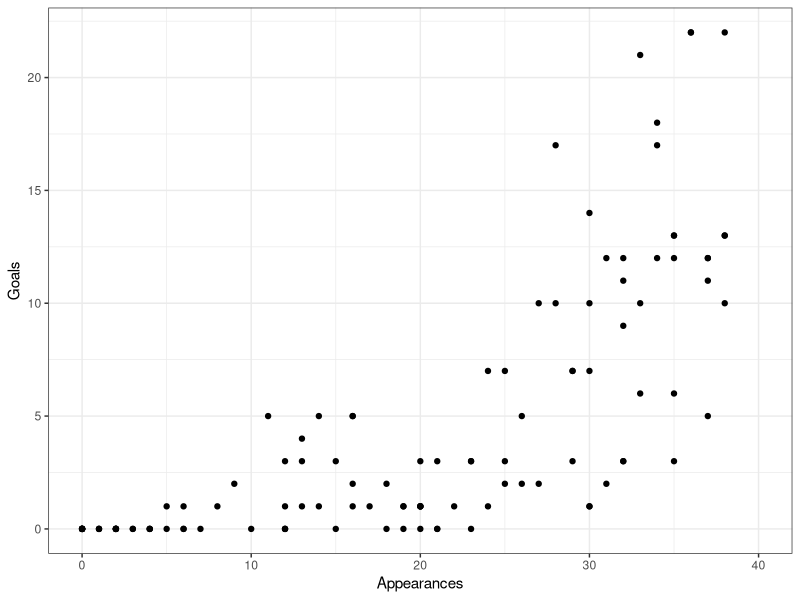
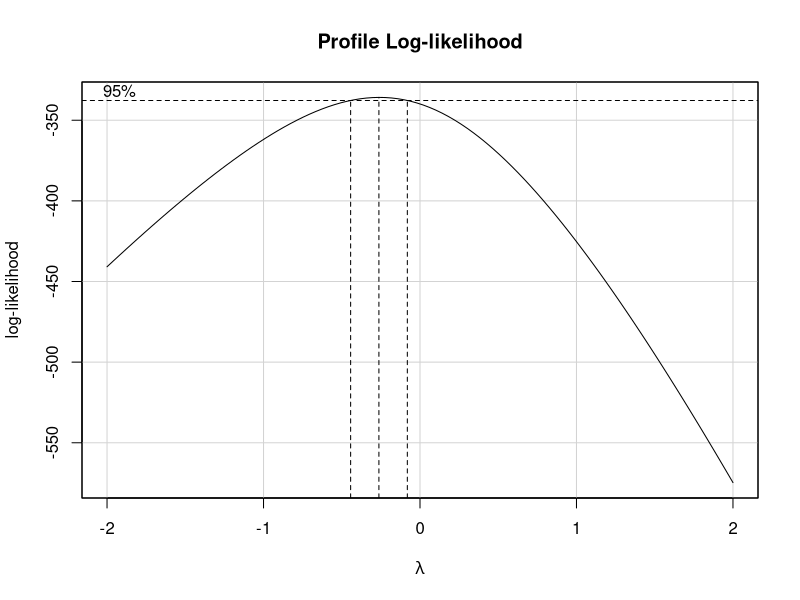
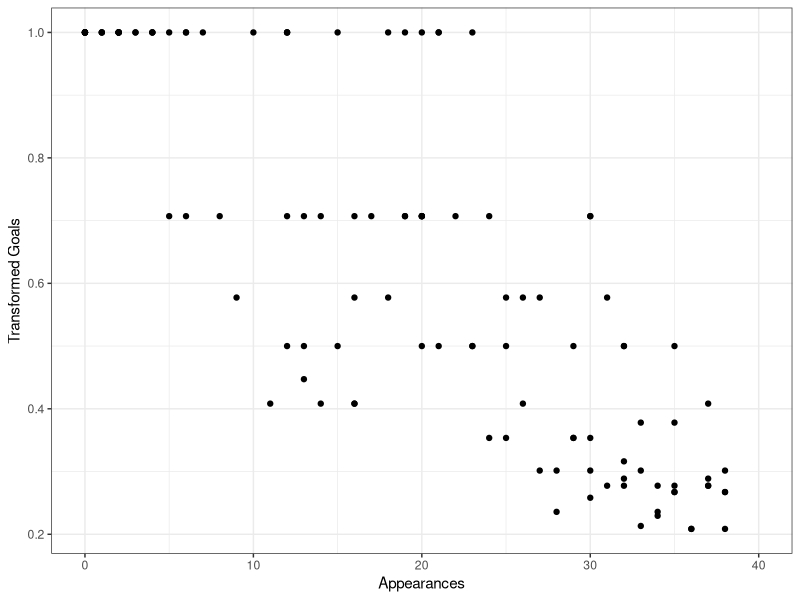
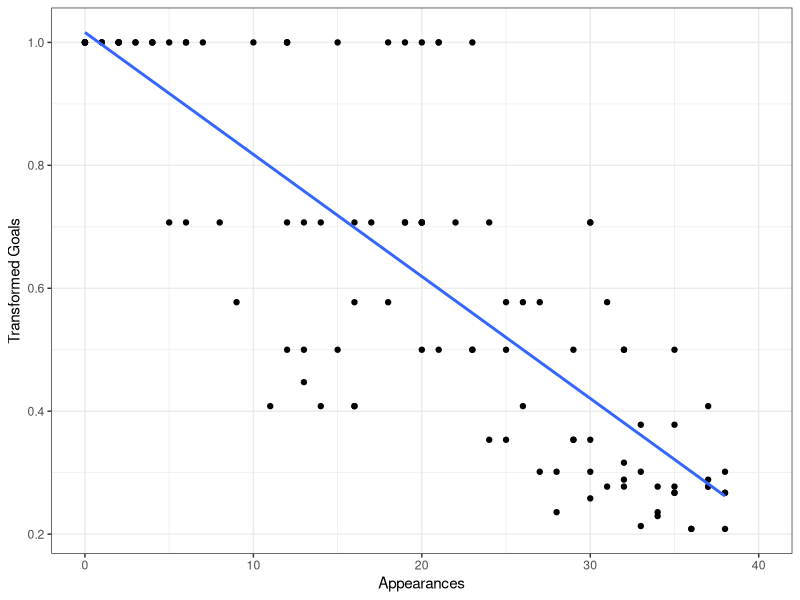
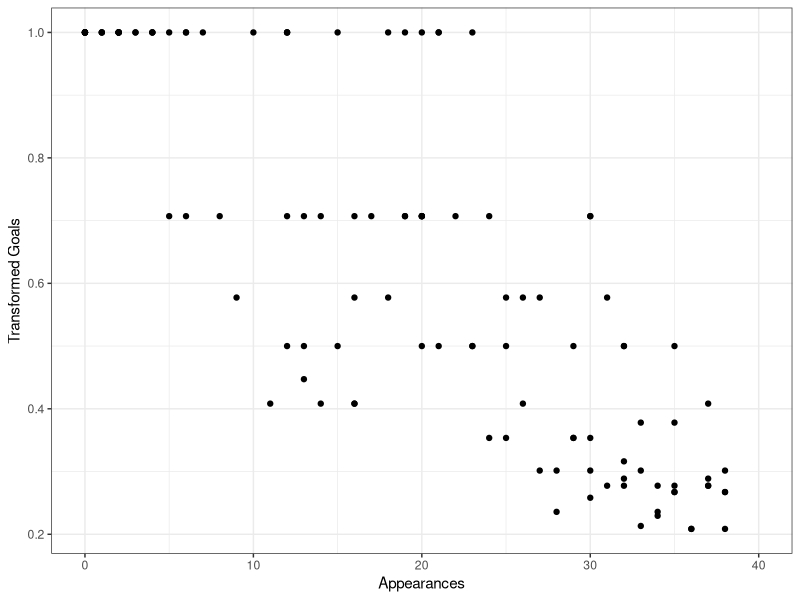
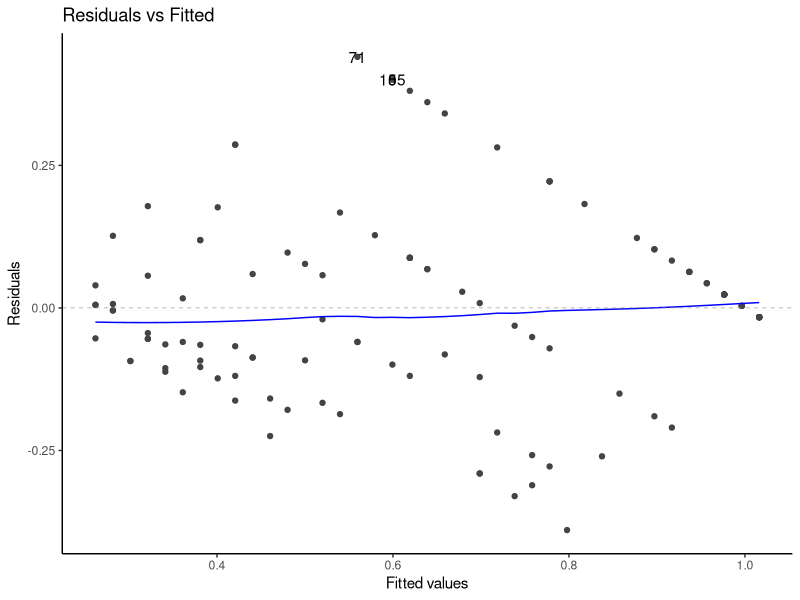
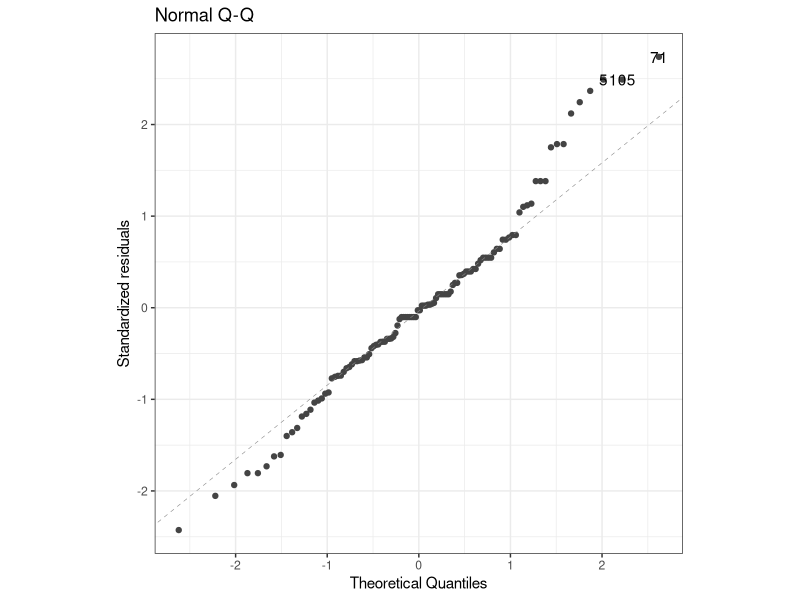
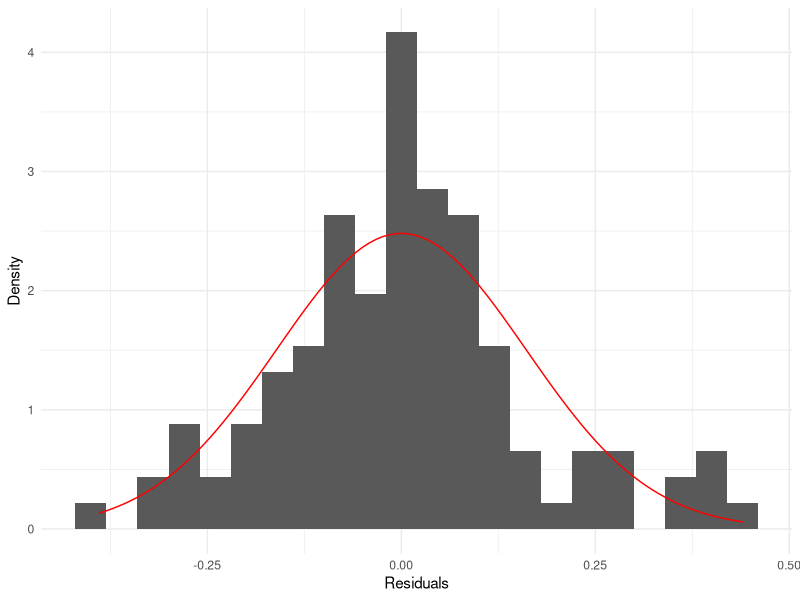

Write R code to recreate these figures, in order.
## ---- chunk 1
library(tidyverse)
library(ggfortify)
library(car)
## ---- chunk 2
# Read in the data set, include only data for forwards
(premier <- read_csv("premier1819.csv") %>%
  filter(position %in% c("Forward")) %>%
  select(appearances = appearances_overall, goals = goals_overall))
summary(premier)
## ---- chunk 3
(premier_plot <- ggplot(data = premier, mapping = aes(x = appearances, y = goals)) +
  geom_point() +
  theme_bw() +
  xlim(0, 40) +
  xlab("Appearances") +
  ylab("Goals"))
paste(
  "Correlation coefficient:",
  round(cor(premier$appearances, premier$goals), 5)
)
## ---- chunk 4
# Shift the data up one to remove zeros
premier <- premier %>%
  mutate(goals = goals + 1)

# Use the box cox approach to find the best transformation
bc <- boxCox(premier$goals ~ premier$appearances)  # plot curve
bc$x[which.max(bc$y)]  # pull out the "best" lambda value

# Transform the data
premier_trans <- premier %>%
  mutate(goals = 1/sqrt(goals))

# Plot the transformed data and check to correlation coefficient
(premier_trans_plot <-
  ggplot(data = premier_trans, mapping = aes(x = appearances, y = goals)) +
  geom_point() +
  theme_bw() +
  xlim(0, 40) +
  xlab("Appearances") +
  ylab("Transformed Goals"))
paste(
  "Correlation coefficient:",
  round(cor(premier_trans$appearances, premier_trans$goals), 5)
)
## ---- chunk 5
# Fit a linear model to the transformed data and save the residuals
premier_lm <- lm(goals ~ appearances, data = premier_trans)
premier_trans$residuals <- premier_lm$residuals

# Plot the regression line on the transformed data
premier_trans_plot +
  geom_smooth(method = "lm", se = FALSE)
## ---- chunk 6
# Scatterplot
premier_trans_plot

# Resids vs fitted
(premier_residfit <- autoplot(premier_lm, which = 1, ncol = 1) +
    theme_classic())
## ---- chunk 7
# Q-Q Plot
(premier_QQ <- autoplot(premier_lm, which = 2, ncol = 1, nrow = 1) +
   theme_bw() +
   coord_fixed())

# Histogram
premier_hist <- ggplot(data = premier_trans, mapping = aes(x = residuals)) + 
  geom_histogram(mapping = aes(y = ..density..), binwidth = 0.04) +
  stat_function(fun = dnorm, 
                color = "red",
                args = list(mean = mean(premier_trans$residuals), 
                            sd = sd(premier_trans$residuals))) +
  theme_minimal() +
  xlab("Residuals") +
  ylab("Density")
premier_hist

# Box-plot
ggplot(data = premier_trans, mapping = aes(y = residuals)) +
  geom_boxplot() +
  stat_summary(mapping = aes(x = 0),
               fun = mean, geom = "point",
               shape = 4, size = 2, color = "darkred") +
  theme_classic() +
  theme(aspect.ratio = 2,
        axis.text.x = element_blank(),
        axis.ticks.x = element_blank()) +
  scale_y_continuous(limits = c(-0.5, 0.5), breaks = seq(-0.4, 0.4, 0.2)) +
  ylab("Residuals") +
  xlab("")
## ---- chunk 8
# Residuals vs Fitted Values
premier_residfit

# Brown-Forsythe Test
grp <- as.factor(c(rep("lower", floor(dim(premier)[1] / 2)), 
                   rep("upper", ceiling(dim(premier)[1] / 2))))
leveneTest(arrange(premier_trans, appearances)$residuals ~ grp, center = median)
## ---- chunk 9
#Q-Q
premier_QQ

# Cook's Distance
premier_trans <- premier_trans %>%
  mutate(cooksd = cooks.distance(premier_lm))
top4cd <- as.numeric(names(sort(premier_trans$cooksd, decreasing = TRUE)[1:4]))

ggplot() +
  geom_point(data = premier_trans,
             mapping = aes(x = as.numeric(rownames(premier_trans)), 
                           y = cooksd)) +
  geom_text(mapping = aes(x = top4cd,
                          y = premier_trans$cooksd[top4cd],
                          label = top4cd)) +
  theme_bw() +
  ylab("Cook's Distance") +
  xlab("Observation Number") +
  geom_hline(mapping = aes(yintercept = 4 / length(premier_trans$cooksd)),
             color = "red", linetype = "dashed") +
  theme(aspect.ratio = 1)

# DFBETAS
premier_trans <- premier_trans %>%
  mutate(dfbetas_appearances = dfbetas(premier_lm)[, "appearances"])
names(premier_trans$dfbetas_appearances) <- 1:nrow(premier_trans)
top3dfbeta <- as.numeric(names(
  sort(abs(premier_trans$dfbetas_appearances), decreasing = TRUE)[1:3]
))

# Plot the DFBETAS against the observation number
ggplot() + 
  geom_point(data = premier_trans,
             mapping = aes(x = as.numeric(rownames(premier_trans)), 
                           y = abs(dfbetas_appearances))) +
  geom_text(mapping = aes(x = top3dfbeta,
                          y = abs(premier_trans$dfbetas_appearances[top3dfbeta]),
                          label = top3dfbeta)) +
  theme_bw() +
  ylab("Absolute Value of DFBETAS for Runoff") +
  xlab("Observation Number") +
  geom_hline(mapping = aes(yintercept = 2 / sqrt(length(premier_trans$dfbetas_appearances))),
             color = "red", linetype = "dashed") +
  theme(aspect.ratio = 1)

#Resid vs Fitted
premier_residfit
## ---- chunk 10
summary(premier_lm)
confint(premier_lm, level = 0.95, parm = "appearances")
## ---- chunk 11
predict(premier_lm, 
        newdata = data.frame(appearances = 45),
        interval = "confidence",
        level = 0.95)
predict(premier_lm, 
        newdata = data.frame(appearances = 45),
        interval = "prediction",
        level = 0.95)
## ---- chunk 12
appearances_values <- seq(min(premier$appearances), max(premier$appearances), 
                          length = 100)

conf_int_mean <- predict(premier_lm, 
                         newdata = data.frame(appearances = appearances_values),
                         interval = "confidence",
                         level = 0.95)

preds <- data.frame("appearances_values" = appearances_values, conf_int_mean)

premier_trans_plot +
  geom_line(data = preds, mapping = aes(x = appearances_values, y = fit),
            color = "blue", size = 1.5)+
  
  geom_line(data = preds, mapping = aes(x = appearances_values, y = lwr),
            color = "red", size = 1.5)+
  
  geom_line(data = preds, mapping = aes(x = appearances_values, y = upr),
            color = "red", size = 1.5)

appearances_values <- seq(min(premier$appearances), max(premier$appearances), 
                          length = 100)

conf_int_mean <- predict(premier_lm, 
                         newdata = data.frame(appearances = appearances_values),
                         interval = "prediction",
                         level = 0.95)

preds <- data.frame("appearances_values" = appearances_values, conf_int_mean)

premier_trans_plot +
  geom_line(data = preds, mapping = aes(x = appearances_values, y = fit),
            color = "blue", size = 1.5)+
  
  geom_line(data = preds, mapping = aes(x = appearances_values, y = lwr),
            color = "red", size = 1.5)+
  
  geom_line(data = preds, mapping = aes(x = appearances_values, y = upr),
            color = "red", size = 1.5)
